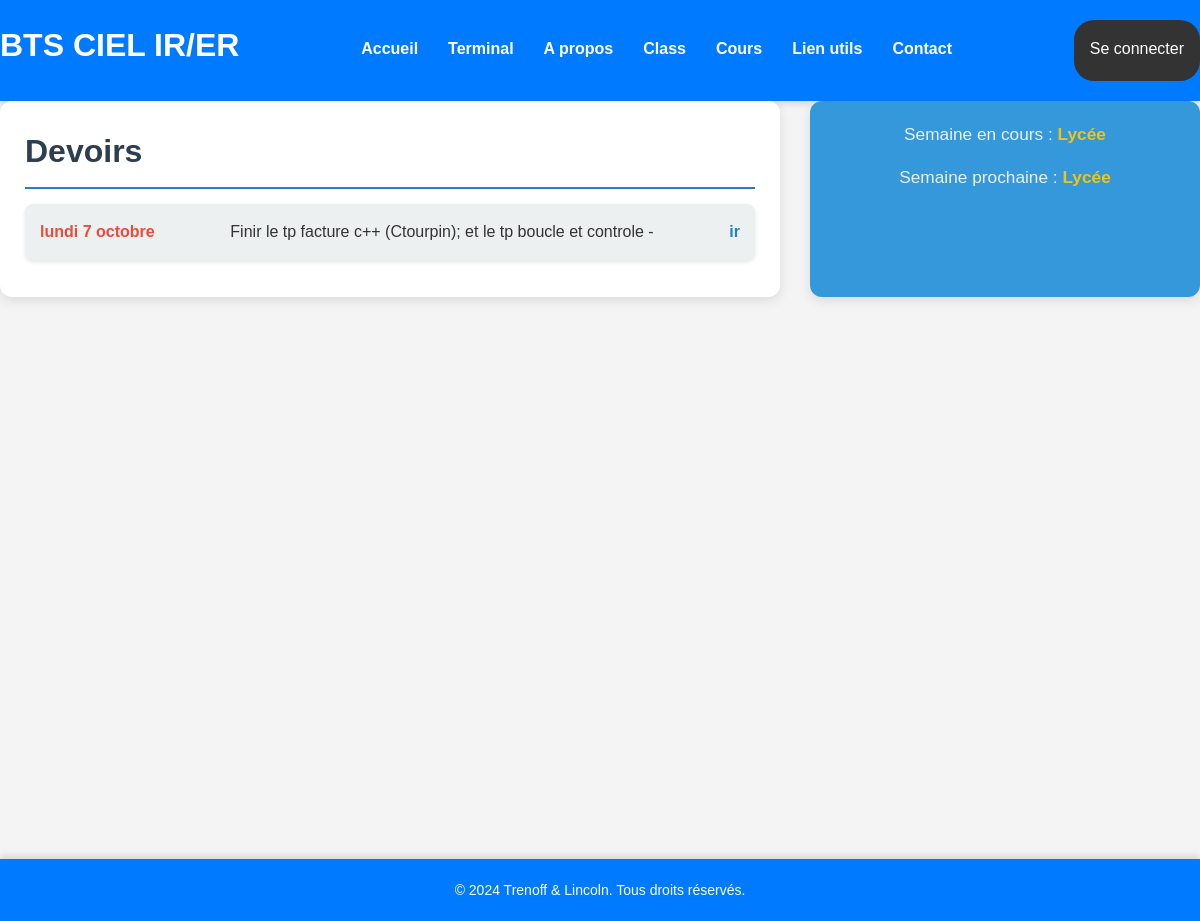
/index, run on the app's committed database.
### webapp/py/config/model.py (models this page shows, shortened)
class Homework(db.Model):
    id = db.Column(db.Integer, primary_key=True)
    date = db.Column(db.Date, nullable=False)
    text = db.Column(db.String(255), nullable=False)
    matiere = db.Column(db.String(50), nullable=False)  # Champ de matière

### webapp/app.py (the view)
@app.route('/')
@app.route('/index')
def index():
    today = datetime.today().date()
    start_of_week = today - timedelta(days=today.weekday())
    end_of_week = start_of_week + timedelta(days=6)
    next_week_start = end_of_week + timedelta(days=1)
    next_week_end = next_week_start + timedelta(days=6)
    homeworks = Homework.query.filter(Homework.date >= today, Homework.date <= next_week_end).order_by(Homework.date.asc()).all()
    return render_template('index.html', homeworks=homeworks, week=alternance_day())

### webapp/app.py (called while the page is built)
@app.context_processor
def inject_functions():
    return dict(what_day_month=what_day_month)

### webapp/py/day.py (called while the page is built)
def what_day_month(date):
    day_of_week = DAYS[date.weekday()]  # Récupère le jour de la semaine
    month = MONTHS[date.month - 1]  # Récupère le mois
    return f'{day_of_week} {date.day} {month}'

def weeks_since_start(date):
    delta = date - START_DATE  # Différence en jours
    return delta.days // 7  # Convertir en semaines écoulées

def alternance_day():
    today = datetime.today()  # Date actuelle
    current_week_number = weeks_since_start(today)  # Semaines écoulées depuis le début de l'alternance
    current_alternance = ALTERNANCE[current_week_number % len(ALTERNANCE)]  # Alternance de cette semaine
    next_alternance = ALTERNANCE[(current_week_number + 1) % len(ALTERNANCE)]  # Alternance de la semaine suivante
    return current_alternance, next_alternance

### webapp/templates/index.html
{% extends "base.html" %}
{% block content %}
<link rel="stylesheet" href="{{ url_for('static', filename='index_style.css') }}">
<div class="homework">
    <h2>Devoirs</h2>
    <ul>
        {% if homeworks %}
            {% for homework in homeworks %}
                <li><strong>{{ what_day_month(homework.date) }} </strong>{{ homework.text }} - <em>{{ homework.matiere }}</em></li>
            {% endfor %}
        {% else %}
            <li>Aucun devoir disponible.</li>
        {% endif %}
    </ul>
</div>
<div class="week-status">
    <p>Semaine en cours :
        <span>{% if week[0] == 0 %} Alternance {% else %} Lycée {% endif %}</span>
    </p>
    <p>Semaine prochaine :
        <span>{% if week[1] == 0 %} Alternance {% else %} Lycée {% endif %}</span>
    </p>
</div>
<br><br><br><br><br><br><br><br><br><br><br><br><br><br><br><br><br><br><br><br>
{% endblock %}

### webapp/static/base_style.css (style rules this page uses)
* { margin: 0; padding: 0; box-sizing: border-box; font-family: 'Arial', sans-serif; }
body { line-height: 1.6; background: #f4f4f4; color: #333; }

### webapp/static/index_style.css (style rules this page uses)
main * { margin: 0; padding: 0; box-sizing: border-box; font-family: 'Poppins', sans-serif; }
main .homework { background-color: #ffffff; border-radius: 12px; padding: 25px; box-shadow: 0 4px 12px rgba(0, 0, 0, 0.1); animation: fadeInUp 0.8s ease-in-out; }
main .homework h2 { color: #2c3e50; font-size: 2em; margin-bottom: 15px; border-bottom: 2px solid #2980b9; padding-bottom: 10px; }
main .homework li { padding: 15px; background-color: #ecf0f1; border-radius: 8px; margin-bottom: 12px; box-shadow: 0 2px 4px rgba(0, 0, 0, 0.1); display: flex; justify-content: space-between; align-items: center; transition: background-color 0.3s ease; }
main .homework li strong { color: #e74c3c; font-weight: bold; }
main .homework li em { font-style: normal; color: #2980b9; font-weight: bold; }
main .week-status { background-color: #3498db; color: white; border-radius: 12px; padding: 20px; box-shadow: 0 4px 12px rgba(0, 0, 0, 0.1); text-align: center; position: relative; font-size: 0.9em; }
main .week-status p { margin-bottom: 15px; font-size: 1.2em; color: #ecf0f1; }
main .week-status span { font-weight: bold; color: #f1c40f; }

### data on the page
Homework: date "lundi 7 octobre", text "Finir le tp facture c++ (Ctourpin); et le tp boucle et controle", matiere "ir"
